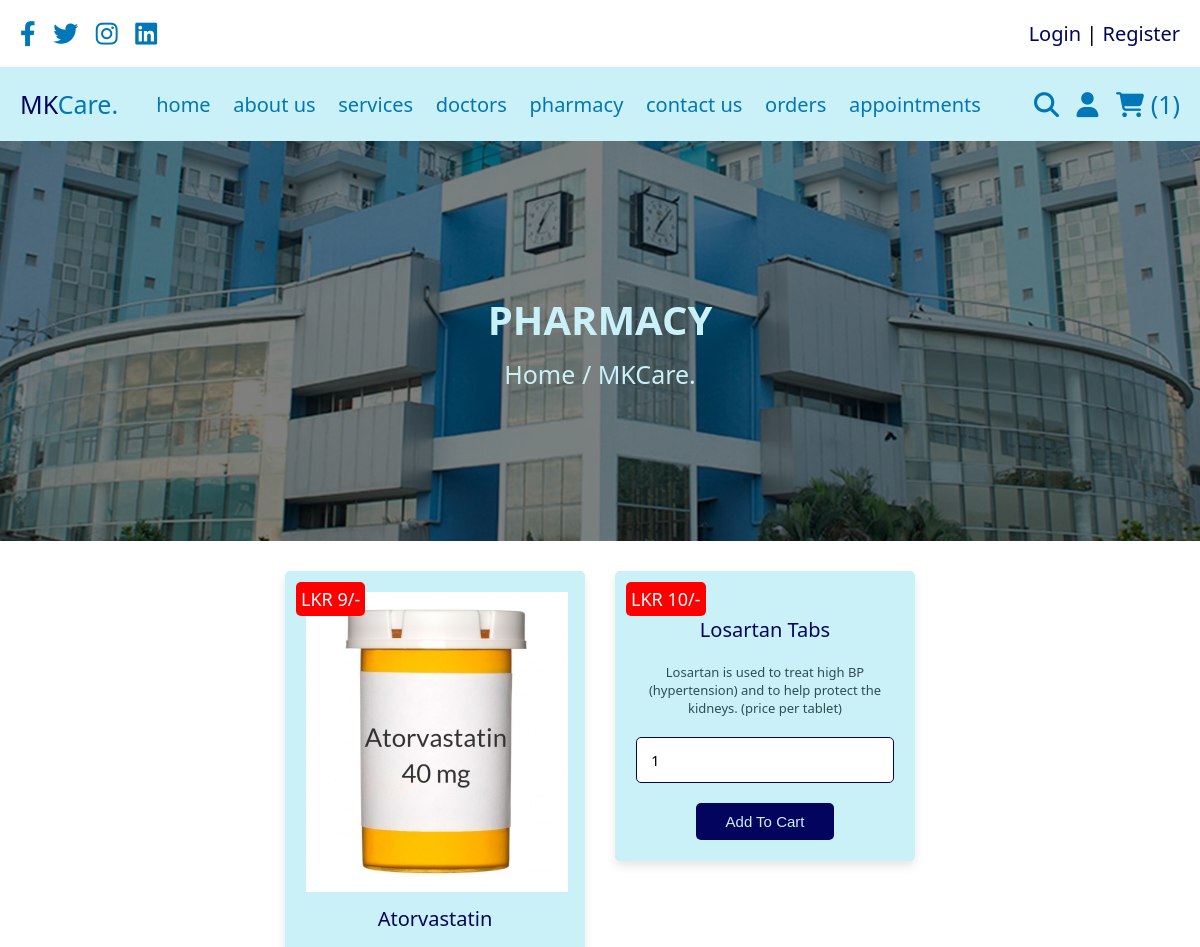
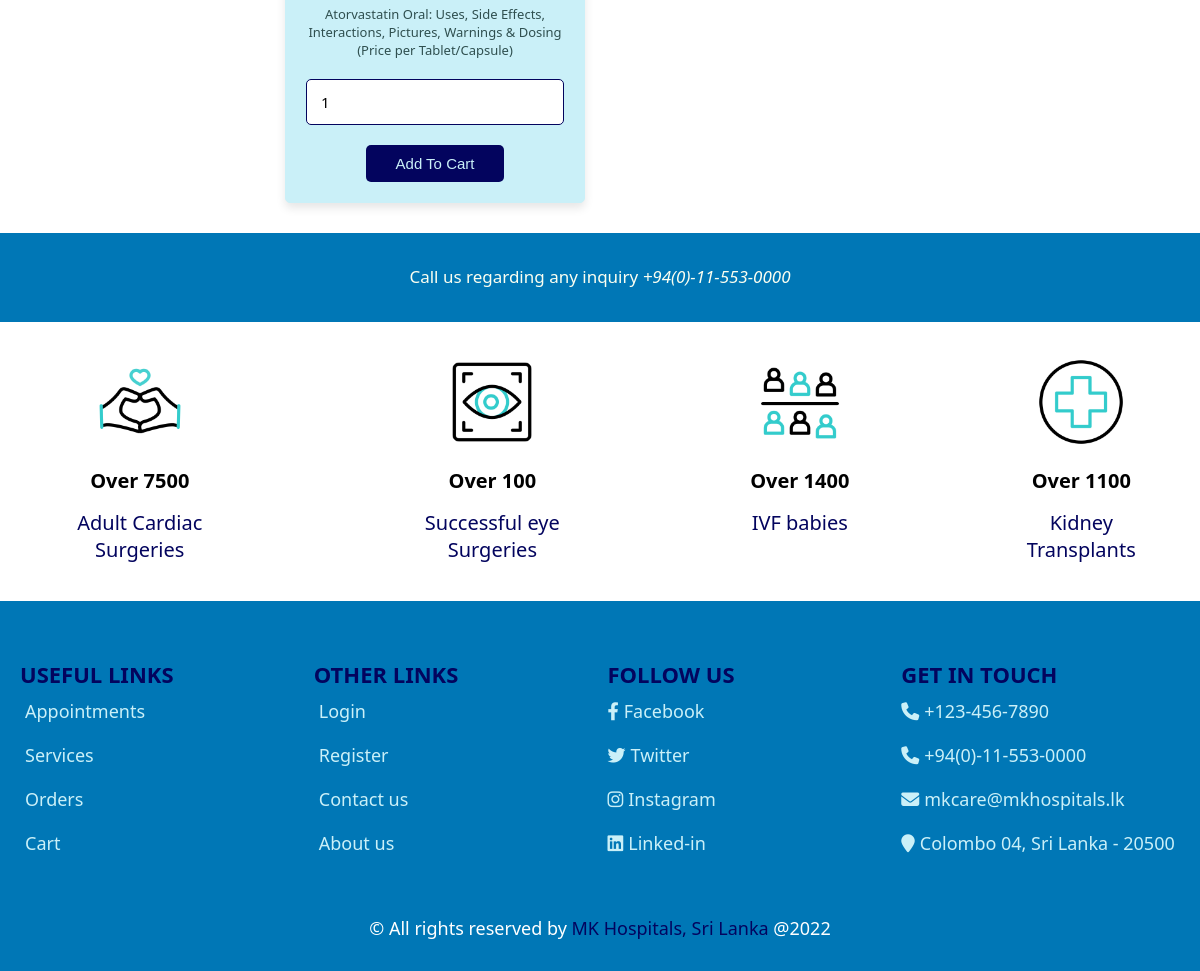
/Patient/pharmacy.php (signed in), run on the app's committed database (2 pictures, top to bottom).
### tables this page shows
CREATE TABLE IF NOT EXISTS `medical_store` (
  `id` int(100) NOT NULL AUTO_INCREMENT,
  `name` varchar(100) NOT NULL,
  `description` varchar(500) NOT NULL,
  `price` int(100) NOT NULL,
  `image` varchar(100) NOT NULL,
  PRIMARY KEY (`id`)
);

### Patient/pharmacy.php (the view, shortened to what this page needs)
<?php
include('connector.php');
?>
<!doctype html>
<html>
<head>
	<link rel="stylesheet" href="https://cdnjs.cloudflare.com/ajax/libs/font-awesome/6.1.1/css/all.min.css">
	<link rel="stylesheet" href="styles.css">
</head>
<body>
	<?php include('header.php'); ?>
	<div class="heading">
			<h3>Pharmacy</h3>
			<p><a href="home.php">Home</a> / MKCare.</p>
		</div>
		<section class="products">
	<div class="box-container">
		<?php
		$select_products = mysqli_query($conn, "SELECT * FROM `medical_store`") or die('Query failed!');
		if(mysqli_num_rows($select_products) > 0) {
			while($fetch_products =mysqli_fetch_assoc($select_products)) {
		?>
		<form action="" method="post" class="box">
		<img src="uploaded/<?php echo $fetch_products['image'];?>" alt="">
		<div class="name"><?php echo $fetch_products['name'];?></div>
		<div class="description"><?php echo $fetch_products['description'];?></div>
		<div class="price">LKR <?php echo $fetch_products['price'];?>/-</div>
		<input type="number" min="1" name="product_quantity" value="1" class="qty">
		<input type="submit" value="add to cart" name="add_to_cart" class="btn">
		</form>
		<?php
				}
			}else{
				echo '<p class="empty">No Products are Available!</p>';
			}
		?>
	</div>
	</section>
	<section class="banner-contact">
	<div class="content">
		<p>Call us regarding any inquiry <em>+94(0)-11-553-0000</em></p>
	</div>
	</section>
	<?php include('features.php'); ?>
	<?php include('footer.php'); ?>
</body>
</html>

### Patient/styles.css (style rules this page uses)
* { font-family:system-ui, -apple-system, BlinkMacSystemFont, 'Segoe UI', Roboto, Oxygen, Ubuntu, Cantarell, 'Open Sans', 'Helvetica Neue', sans-serif; margin:0; padding:0; box-sizing: border-box; outline: none; border:none; text-decoration: none; transition:all .2s linear; }
html { font-size: 62.5%; overflow-x: hidden; }
body { background-color: white; }
section { padding: 3rem 2rem; }
.btn, .option-btn, .delete-btn, .white-btn { display: inline-block; margin-top: 1rem; padding:1rem 3rem; cursor: pointer; color: #caf0f8; font-size: 1.5rem; border-radius: .5rem; text-transform: capitalize; font-family: 'Rubik', sans-serif; }
.white-btn, .btn { background-color: #03045e; font-family: 'Rubik', sans-serif; }
.heading { min-height: 50vh; display: flex; flex-flow: column; align-items: center; justify-content: center; gap: 1rem; background: linear-gradient(rgba(0,0,0,.5),rgba(0,0,0,.5)), url("Images/MK-Building.jpg") no-repeat; background-size: cover; background-position: center; }
.heading h3 { font-size: 4rem; color: #caf0f8; text-transform: uppercase; }
.heading p { font-size: 2.5rem; color: #caf0f8; }
.heading p a { color:#caf0f8; }
.products .box-container { max-width: 1200px; margin: 0 auto; display: grid; grid-template-columns: repeat(auto-fit, 30rem); align-items: flex-start; gap: 3rem; justify-content: center; }
.products .box-container .box { border-radius: .5rem; background-color: #caf0f8; box-shadow: 0 .5rem 1rem rgba(0,0,0,.1); padding: 2rem; text-align: center; border: .1rem solid #caf0f8; position: relative; transition: transform 0.5s; }
.products .box-container .box img { height: 30rem; }
.products .box-container .box .name { padding: 1rem 0; font-size: 2rem; color: #03045e; }
.products .box-container .box .description { padding: 1rem 0; font-size: 1.3rem; color: darkslategray; }
.products .box-container .box .qty { width: 100%; padding: 1.2rem 1.4rem; border-radius: .5rem; border: .1rem solid darkslategray;; margin: 1rem 0; font-size: 1.5rem; }
.products .box-container .box .price { position: absolute; top: 1rem; left: 1rem; border-radius: .5rem; padding: .5rem; font-size: 1.8rem; color: white; background-color: red; }
.products .box-container .box .qty { width: 100%; padding: 1.2rem 1.4rem; border-radius: .5rem; border: .1rem solid #03045e;; margin: 1rem 0; font-size: 1.5rem; }
.banner-contact { background-color: #0077b6; }
.banner-contact .content { max-width: 40rem; text-align: center; margin: 0 auto; }
.banner-contact .content p { padding: 1rem 0; line-height: 0.5; color: #fbfff1; font-size: 1.7rem; }

### data on the page
medical_store: image (picture), name "Atorvastatin", description "Atorvastatin Oral: Uses, Side Effects, Interactions, Pictures, Warnings & Dosing (Price per Tablet/Capsule)", price "9"
medical_store: name "Losartan Tabs", description "Losartan is used to treat high BP (hypertension) and to help protect the kidneys. (price per tablet)", price "10"

### other printed values
$cart_rows_number "1"
